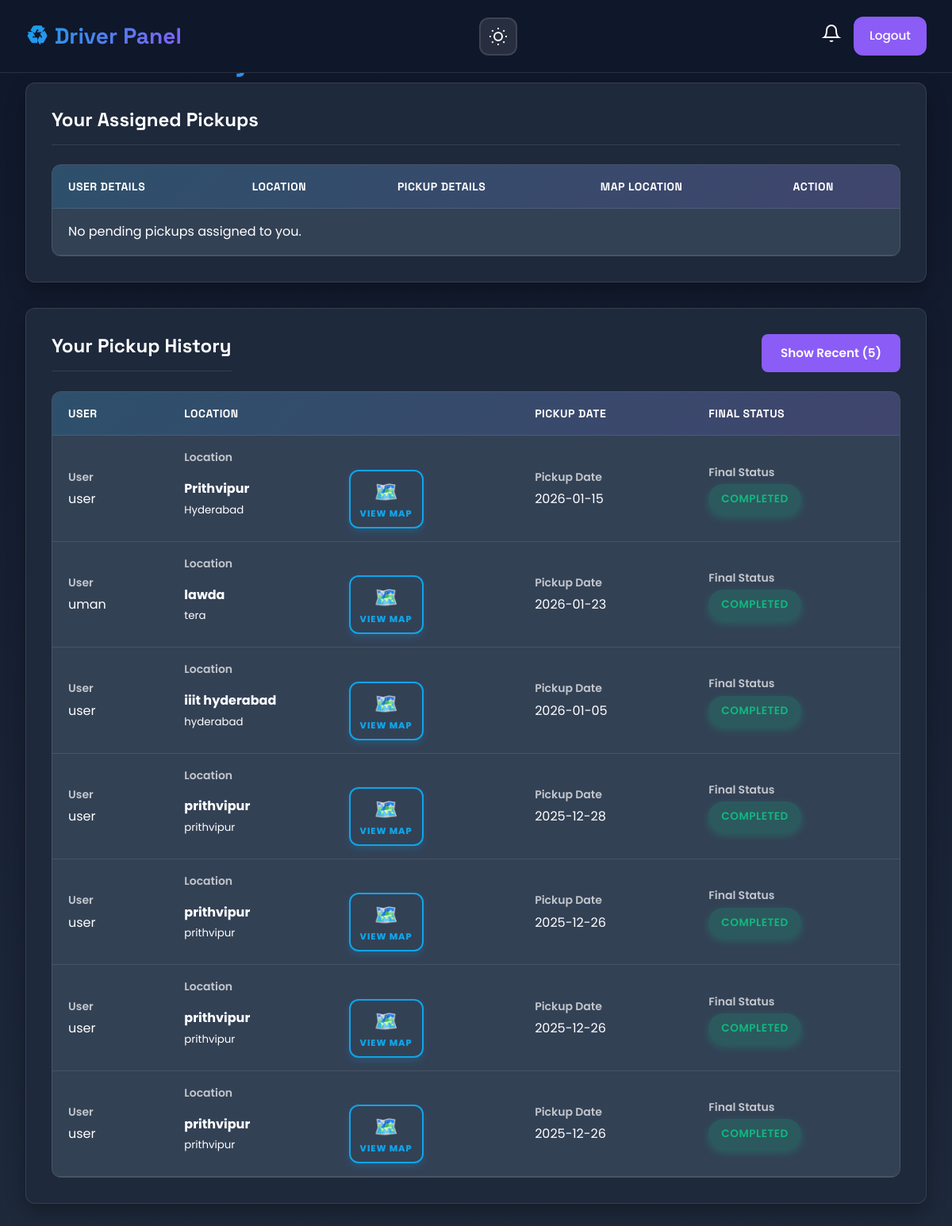
The app's page /driver_dashboard.php?show_all_history=1 (signed in) with its own data.
### tables this page shows
CREATE TABLE `pickups` (
  `id` int(11) NOT NULL,
  `user_id` int(11) NOT NULL,
  `driver_id` int(11) DEFAULT NULL,
  `area` varchar(255) NOT NULL,
  `city` varchar(255) NOT NULL,
  `pickup_date` date NOT NULL,
  `time_slot` varchar(50) NOT NULL,
  `waste_type` varchar(100) NOT NULL,
  `latitude` decimal(10,8) DEFAULT NULL,
  `longitude` decimal(11,8) DEFAULT NULL,
  `status` varchar(50) NOT NULL DEFAULT 'Scheduled',
  `verification_code` varchar(4) DEFAULT NULL,
  `waste_image` varchar(255) DEFAULT NULL,
  `requested_at` timestamp NOT NULL DEFAULT current_timestamp(),
  `updated_at` timestamp NOT NULL DEFAULT current_timestamp() ON UPDATE current_timestamp()
);

CREATE TABLE `users` (
  `id` int(11) NOT NULL,
  `name` varchar(100) NOT NULL,
  `email` varchar(100) NOT NULL,
  `mobile` varchar(15) DEFAULT NULL,
  `password` varchar(255) NOT NULL,
  `is_admin` tinyint(1) NOT NULL DEFAULT 0,
  `created_at` timestamp NOT NULL DEFAULT current_timestamp(),
  `deleted_at` timestamp NULL DEFAULT NULL,
  `is_deleted` tinyint(1) DEFAULT 0
);

### driver_dashboard.php (the view, shortened to what this page needs)
<?php
require 'db.php';
$driver_id = $_SESSION['driver_id'];
$unread_sql = "SELECT COUNT(*) as count FROM notifications WHERE driver_id = ? AND is_read = FALSE";
$stmt_unread = $conn->prepare($unread_sql);
$stmt_unread->bind_param("i", $driver_id);
$stmt_unread->execute();
$unread_count = $stmt_unread->get_result()->fetch_assoc()['count'];
$assigned_sql = "SELECT p.*, u.name as user_name, u.email as user_email, p.verification_code
                FROM pickups p
                JOIN users u ON p.user_id = u.id
                WHERE p.driver_id = ? AND p.status IN ('Assigned', 'Out for Pickup')
                ORDER BY p.pickup_date ASC";
$stmt_assigned = $conn->prepare($assigned_sql);
$stmt_assigned->bind_param("i", $driver_id);
$stmt_assigned->execute();
$assigned_result = $stmt_assigned->get_result();
$show_all_history = isset($_GET['show_all_history']) ? true : false;
$history_limit = $show_all_history ? "" : "LIMIT 3";
$history_sql = "SELECT p.*, u.name as user_name, p.latitude, p.longitude
                FROM pickups p
                JOIN users u ON p.user_id = u.id
                WHERE p.driver_id = ? AND p.status IN ('Completed', 'Cancelled')
                ORDER BY p.updated_at DESC $history_limit";
$stmt_history = $conn->prepare($history_sql);
$stmt_history->bind_param("i", $driver_id);
$stmt_history->execute();
$history_result = $stmt_history->get_result();
$total_history_count = $history_result->num_rows;
if (!$show_all_history) {
    $count_sql = "SELECT COUNT(*) as total FROM pickups
                  WHERE driver_id = ? AND status IN ('Completed', 'Cancelled')";
    $stmt_count = $conn->prepare($count_sql);
    $stmt_count->bind_param("i", $driver_id);
    $stmt_count->execute();
    $total_history = $stmt_count->get_result()->fetch_assoc()['total'];
    $stmt_count->close();
} else {
    $total_history = $total_history_count;
}
?>
<!DOCTYPE html>
<html lang="en" data-theme="dark">
<head>
    <link rel="stylesheet" href="style.css?v=2">
    <link rel="stylesheet" href="dashboard-style.css?v=2">
    <link rel="stylesheet" href="admin-style.css?v=2">
    <link rel="stylesheet" href="theme.css?v=2">
    <link rel="stylesheet" href="https://unpkg.com/leaflet@1.9.4/dist/leaflet.css?v=2" />
</head>
<body>
    <header>
        <nav>
            <div class="container">
                <a href="driver_dashboard.php" class="logo">Driver Panel</a>
                <button id="theme-toggle" class="theme-toggle" aria-label="Toggle theme"></button>
                <ul class="nav-links">
                    <li style="position: relative;">
                        <div class="notification-bell" onclick="toggleNotifications()">
                            <svg width="24" height="24" viewBox="0 0 24 24" fill="none" stroke="currentColor" stroke-width="2">
                                <path d="M18 8A6 6 0 0 0 6 8c0 7-3 9-3 9h18s-3-2-3-9"/>
                                <path d="M13.73 21a2 2 0 0 1-3.46 0"/>
                            </svg>
                        </div>
                    </li>
                    <li><a href="logout.php" class="btn btn-secondary">Logout</a></li>
                </ul>
            </div>
        </nav>
    </header>
    <main class="dashboard-main">
        <div class="container">
            <div class="dashboard-header">
                <h1>Welcome, Driver <?= htmlspecialchars($_SESSION['driver_name']) ?>!</h1>
            </div>
            <section class="dashboard-section">
                <h2>Your Assigned Pickups</h2>
                <div class="table-container">
                    <table>
                        <thead>
                            <tr>
                                <th>User Details</th>
                                <th>Location</th>
                                <th>Pickup Details</th>
                                <th>Map Location</th>
                                <th>Action</th>
                            </tr>
                        </thead>
                        <tbody>
                            <?php if ($assigned_result->num_rows > 0): while($row = $assigned_result->fetch_assoc()): ?>
                            <tr>
                                <td data-label="User Details">
                                    <?php if($row['status'] == 'Out for Pickup'): ?>
                                        <span class="status-pill out">OUT FOR PICKUP</span><br>
                                    <?php else: ?>
                                        <span class="status-pill assigned">ASSIGNED</span><br>
                                    <?php endif; ?>
                                    <strong><?= htmlspecialchars($row['user_name']) ?></strong>
                                    <div class="contact-info">
                                        📧 <a href="mailto:<?= htmlspecialchars($row['user_email']) ?>"><?= htmlspecialchars($row['user_email']) ?></a>
                                    </div>
                                </td>
                                <td data-label="Location">
                                    <strong><?= htmlspecialchars($row['area']) ?></strong><br>
                                    <small><?= htmlspecialchars($row['city']) ?></small>
                                </td>
                                <td data-label="Pickup Details">
                                    📅 <?= htmlspecialchars($row['pickup_date']) ?><br>
                                    ⏰ <?= htmlspecialchars($row['time_slot']) ?><br>
                                    🗑️ <small><?= htmlspecialchars($row['waste_type']) ?></small>
                                </td>
                                <td data-label="Map Location">
                                    <?php if ($row['latitude'] && $row['longitude']): ?>
                                        <button class="location-badge" onclick="showLocationModal(<?= $row['latitude'] ?>, <?= $row['longitude'] ?>, '<?= htmlspecialchars($row['user_name']) ?>', '<?= htmlspecialchars($row['area']) ?>')">
                                            <svg width="20" height="20" viewBox="0 0 24 24" fill="none" stroke="currentColor" stroke-width="2">
                                                <path d="M21 10c0 7-9 13-9 13s-9-6-9-13a9 9 0 0 1 18 0z"/>
                                                <circle cx="12" cy="10" r="3"/>
                                            </svg>
                                            View Map
                                        </button>
                                        <button class="directions-btn" onclick="openGoogleMapsDirections(<?= $row['latitude'] ?>, <?= $row['longitude'] ?>)">
                                            <svg width="18" height="18" viewBox="0 0 24 24" fill="none" stroke="currentColor" stroke-width="2">
                                                <path d="M12 2L2 7l10 5 10-5-10-5z"/>
                                                <path d="M2 17l10 5 10-5"/>
                                                <path d="M2 12l10 5 10-5"/>
                                            </svg>
                                            Directions
                                        </button>
                                    <?php else: ?>
                                        <span style="color: var(--text-secondary);">No location pinned</span>
                                    <?php endif; ?>
                                </td>
                                <td data-label="Action">
                                    <div style="display: flex; flex-direction: column; gap: 8px;">
                                        <?php if($row['status'] == 'Assigned'): ?>
                                            <form method="POST" action="driver_dashboard.php">
                                                <input type="hidden" name="pickup_id" value="<?= $row['id'] ?>">
                                                <button type="submit" name="out_for_pickup" class="btn-out" style="width: 100%;">Mark Out for Pickup</button>
                                            </form>
<?php elseif($row['status'] == 'Out for Pickup'): ?>
    <div style="margin-bottom: 8px;">
        <form method="POST" action="driver_dashboard.php" id="collectForm_<?= $row['id'] ?>">
    <input type="hidden" name="pickup_id" value="<?= $row['id'] ?>">
    <input type="hidden" name="collect_pickup" value="1">
    <input type="hidden" name="verification_code" id="final_code_<?= $row['id'] ?>">
    <span class="verif-instruction">Enter Customer Verification Code</span>
    <div class="otp-wrapper" data-pickup-id="<?= $row['id'] ?>">
        <input type="text" class="otp-input" maxlength="1" inputmode="numeric" onkeyup="moveFocus(this)" onkeydown="handleBackspace(event, this)">
        <input type="text" class="otp-input" maxlength="1" inputmode="numeric" onkeyup="moveFocus(this)" onkeydown="handleBackspace(event, this)">
        <input type="text" class="otp-input" maxlength="1" inputmode="numeric" onkeyup="moveFocus(this)" onkeydown="handleBackspace(event, this)">
        <input type="text" class="otp-input" maxlength="1" inputmode="numeric" onkeyup="moveFocus(this)" onkeydown="handleBackspace(event, this)">
    </div>
    <button type="button"
            onclick="submitVerifiedCollection(<?= $row['id'] ?>)"
            class="btn-collect"
            style="width: 100%;">
        Verify & Collect
    </button>
</form>
    </div>
<?php endif; ?>
                                    </div>
                                </td>
                            </tr>
                            <?php endwhile; else: ?>
                                <tr><td colspan="5">No pending pickups assigned to you.</td></tr>
                            <?php endif; ?>
                        </tbody>
                    </table>
                </div>
            </section>
            <section id="history" class="dashboard-section">
    <div style="display: flex; justify-content: space-between; align-items: center; margin-bottom: 1.5rem;">
        <h2 style="margin: 0;">Your Pickup History</h2>
        <?php if (!$show_all_history && $total_history > 3): ?>
            <a href="driver_dashboard.php?show_all_history=1#history" class="btn btn-secondary" style="text-decoration: none;">
                Show All (<?= $total_history ?>)
            </a>
        <?php elseif ($show_all_history): ?>
            <a href="driver_dashboard.php#history" class="btn btn-secondary" style="text-decoration: none;">
                Show Recent (5)
            </a>
        <?php endif; ?>
    </div>
    <div class="table-container">
                    <table>
                        <thead>
                            <tr>
                                <th>User</th>
                                <th>Location</th>
                                <th>Pickup Date</th>
                                <th>Final Status</th>
                            </tr>
                        </thead>
                        <tbody>
                            <?php if ($history_result->num_rows > 0): while($row = $history_result->fetch_assoc()): ?>
                            <tr>
                                <td data-label="User"><?= htmlspecialchars($row['user_name']) ?></td>
                                <td data-label="Location">
    <div style="display: flex; justify-content: space-between; align-items: center; gap: 15px;">
        <div>
            <strong><?= htmlspecialchars($row['area']) ?></strong><br>
            <small><?= htmlspecialchars($row['city']) ?></small>
        </div>
        <?php if ($row['latitude'] && $row['longitude']): ?>
            <button onclick="showLocationModal(<?= $row['latitude'] ?>, <?= $row['longitude'] ?>, '<?= htmlspecialchars($row['user_name']) ?>', '<?= htmlspecialchars($row['area']) ?>')"
                    style="background: var(--bg-tertiary);
                           border: 2px solid var(--primary);
                           border-radius: 12px;
                           padding: 8px 12px;
                           cursor: pointer;
                           display: flex;
                           flex-direction: column;
                           align-items: center;
                           min-width: 70px;
                           position:relative;
                           right:25%;
                           transition: all 0.3s ease;
                           box-shadow: 0 4px 10px rgba(14, 165, 233, 0.2);">
                <span style="font-size: 1.5rem; margin-bottom: 2px;">🗺️</span>
                <span style="font-size: 0.7rem; color: var(--primary); font-weight: 800; letter-spacing: 1px;">VIEW MAP</span>
            </button>
        <?php else: ?>
            <span style="font-size: 0.7rem; color: var(--text-secondary); font-style: italic;">No Location</span>
        <?php endif; ?>
    </div>
</td>
                                <td data-label="Pickup Date"><?= htmlspecialchars($row['pickup_date']) ?></td>
                                <td data-label="Final Status">
                                    <span class="status-badge status-<?= strtolower(str_replace(' ', '-', $row['status'])) ?>">
                                        <?= htmlspecialchars($row['status']) ?>
                                    </span>
                                </td>
                            </tr>
                            <?php endwhile; else: ?>
                                <tr><td colspan="4"><?= $show_all_history ? 'No pickup history found.' : 'No recent pickup history. Click "Show All" to see older records.' ?></td></tr>
                            <?php endif; ?>
                        </tbody>
                    </table>
                </div>
            </section>
        </div>
    </main>
</body>
</html>

### records on screen
pickups: user.name "user", area "Prithvipur", city "Hyderabad", pickup_date "2026-01-15", status "COMPLETED"
pickups: user.name "uman", area "lawda", city "tera", pickup_date "2026-01-23", status "COMPLETED"
pickups: user.name "user", area "iiit hyderabad", city "hyderabad", pickup_date "2026-01-05", status "COMPLETED"
pickups: user.name "user", area "prithvipur", city "prithvipur", pickup_date "2025-12-28", status "COMPLETED"
pickups: user.name "user", area "prithvipur", city "prithvipur", pickup_date "2025-12-26", status "COMPLETED"
pickups: user.name "user", area "prithvipur", city "prithvipur", pickup_date "2025-12-26", status "COMPLETED"
pickups: user.name "user", area "prithvipur", city "prithvipur", pickup_date "2025-12-26", status "COMPLETED"
